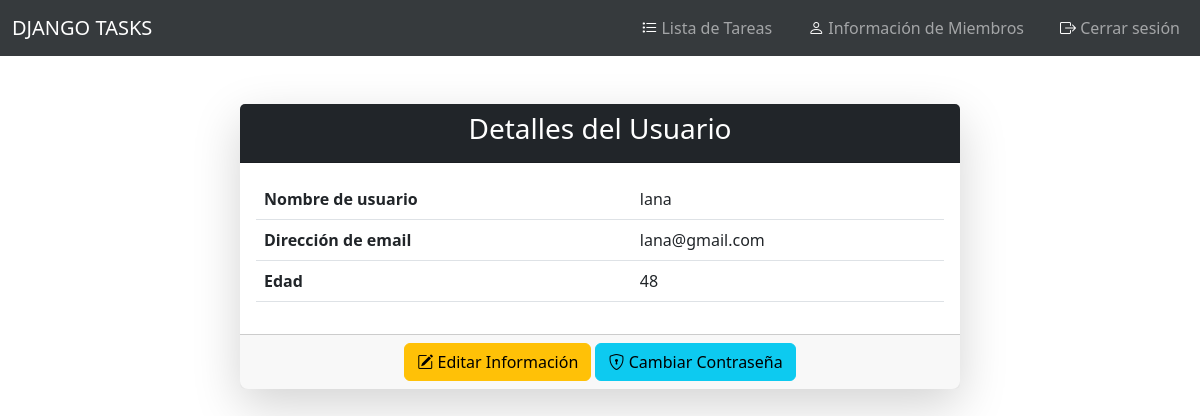
The app's page /accounts/user_detail/1/ (signed in) with its own data.
### accounts/models.py (models this page shows, shortened)
class CustomUser(AbstractBaseUser, PermissionsMixin):
    email = models.EmailField(_('email address'), unique=True)
    username = models.CharField(_('username'), max_length=150, unique=True, blank=True, null=True)  # Campo opcional
    age = models.PositiveIntegerField(_('age'), default=0, blank=True)
    is_admin = models.BooleanField(default=False)  # Este campo es opcional
    is_staff = models.BooleanField(_('staff status'), default=False)
    is_active = models.BooleanField(_('active'), default=True)
    date_joined = models.DateTimeField(_('date joined'), default=timezone.now)
    objects = CustomUserManager()
    USERNAME_FIELD = 'email'
    REQUIRED_FIELDS = ['username', 'age']  # Incluye campos adicionales si es necesario, por ejemplo 'age'
    class Meta:
        verbose_name = _('user')
        verbose_name_plural = _('users')
        db_table = 'users'
        swappable = 'AUTH_USER_MODEL'

### accounts/views.py (the view)
# urls.py: path('user_detail/<int:pk>/', views.UserDetail.as_view(), name='user_detail'),
class UserDetail(OnlyYouMixin, DetailView):
    model = User
    template_name = 'accounts/user_detail.html'

### accounts/views.py (called while the page is built)
    def test_func(self):
        user = self.request.user
        return user.pk == self.kwargs['pk'] or user.is_superuser

### accounts/templates/accounts/user_detail.html
{% extends "base.html" %}
{% block main %}
<div class="container my-5">
  <div class="row justify-content-center">
    <div class="col-md-8">
      <div class="card shadow-lg rounded-3 border-0">
        <div class="card-header bg-dark text-white text-center">
          <h3>Detalles del Usuario</h3>
        </div>
        <div class="card-body">
          <table class="table">
            <tbody>
              <tr>
                <th>Nombre de usuario</th>
                <td>{{ user.username }}</td>
              </tr>
              <tr>
                <th>Dirección de email</th>
                <td>{{ user.email }}</td>
              </tr>
              <tr>
                <th>Edad</th>
                <td>{{ user.age }}</td>
              </tr>
            </tbody>
          </table>
        </div>
        <div class="card-footer text-center">
          <a href="{% url 'user_update' user.pk %}" class="btn btn-warning">
            <i class="bi bi-pencil-square"></i> Editar Información
          </a>
          <a href="{% url 'password_change' %}" class="btn btn-info">
            <i class="bi bi-shield-lock"></i> Cambiar Contraseña
          </a>
        </div>
      </div>
    </div>
  </div>
</div>
{% endblock %}

### records on screen
CustomUser: username "lana", email "lana@gmail.com", age "48"
